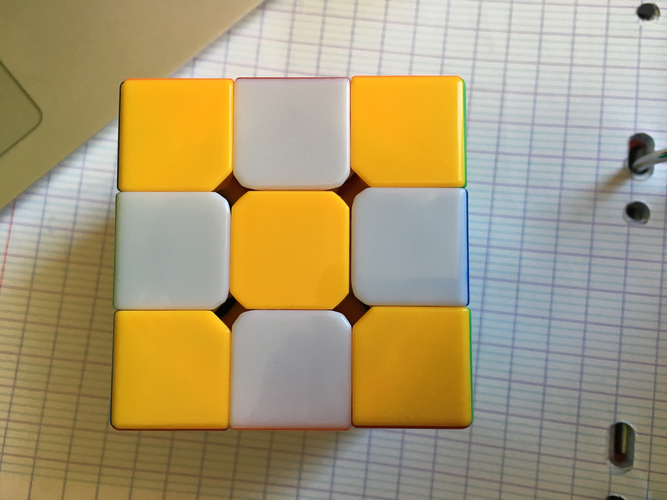
#> input picture bright.png, 667 x 500 px
$ python rubiks.py   (older library calls are emulated)
#> lines starting #> are read from the running program, lines starting #| are printed output that depends on the picture; after the words box and inside, x2 and y2 are one past the last pixel; in counts of white or black regions, pixels touching at a corner belong together
import numpy as np
import cv2
from cv2 import *

im = cv2.imread('bright.png')
#> im is the input picture: shape (500, 667, 3); mean B, G, R 117, 154.3, 169.7
im = cv2.bilateralFilter(im,9,75,75)
im = cv2.fastNlMeansDenoisingColored(im,None,10,10,7,21)
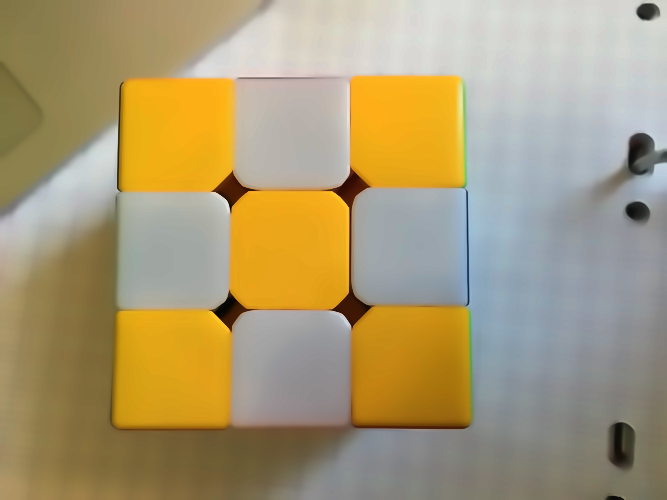
#> im: shape (500, 667, 3); mean B, G, R 116.6, 154.5, 169.8
cv2.imshow("Show",im)

# il va falloir choisir un "color space" qui convient pour mieux traiter les couleurs

# XYZ image
xyz_img = cv2.cvtColor(im, cv2.COLOR_BGR2XYZ)
#> xyz_img: shape (500, 667, 3); mean of channels 0, 1, 2 146.3, 155, 132.5
cv2.imshow("XYZ", xyz_img)
cv2.imwrite("xyz.jpg", xyz_img)

# HSV image
hsv_img = cv2.cvtColor(im, cv2.COLOR_BGR2HSV)
#> hsv_img: shape (500, 667, 3); mean H, S, V 44.9, 85.7, 174.5
cv2.imshow("HSV", hsv_img)
cv2.imwrite("hsv.jpg", hsv_img)

# HLS image
hls_img = cv2.cvtColor(im, cv2.COLOR_BGR2HLS)
#> hls_img: shape (500, 667, 3); mean of channels 0, 1, 2 44.8, 143.6, 75.8
cv2.imshow("HLS", hls_img)
cv2.imwrite("hls.jpg", hls_img)

# LAB image
lab_img = cv2.cvtColor(im, cv2.COLOR_BGR2LAB)
#> lab_img: shape (500, 667, 3); mean of channels 0, 1, 2 164.3, 130.3, 148.3
cv2.imshow("LAB", lab_img)
cv2.imwrite("lab.jpg", lab_img)

# LUV image
luv_img = cv2.cvtColor(im, cv2.COLOR_BGR2LUV)
#> luv_img: shape (500, 667, 3); mean of channels 0, 1, 2 163.8, 105.8, 156.9
cv2.imshow("LUV", luv_img)
cv2.imwrite("luv.jpg", luv_img)

# YCrCb image
ycrcb_img = cv2.cvtColor(im, cv2.COLOR_BGR2YCrCb)
#> ycrcb_img: shape (500, 667, 3); mean of channels 0, 1, 2 154.7, 138.8, 106.5
cv2.imshow("YCrCb", ycrcb_img)
cv2.imwrite("ycrcb.jpg", ycrcb_img)


COLOR_MIN = np.array([17, 99, 140],np.uint8)       # HSV color code lower and upper bounds
COLOR_MAX = np.array([68, 255, 255],np.uint8)       # color yellow

frame_threshed = cv2.inRange(hsv_img, COLOR_MIN, COLOR_MAX)     # Thresholding image
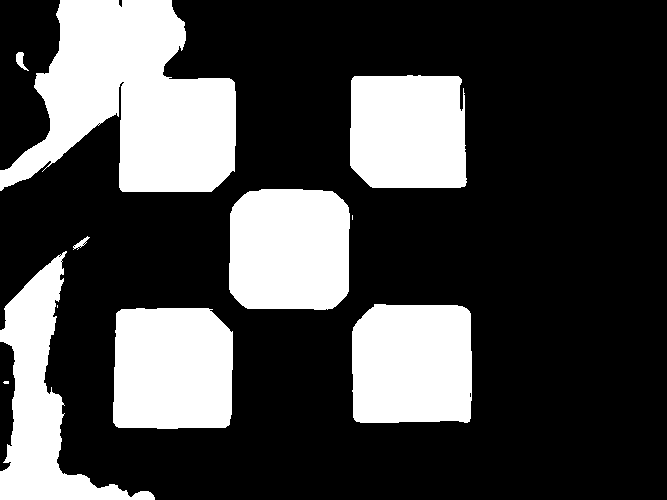
#> frame_threshed: shape (500, 667); 28.2% white; 11 white regions (3 under 20 px)
ret,thresh = cv2.threshold(frame_threshed,127,255,0)
_, contours, hierarchy = cv2.findContours(thresh,cv2.RETR_TREE,cv2.CHAIN_APPROX_SIMPLE)
#> contours = 22 contours, 14 with area under 20; largest, box (x1, y1, x2, y2) and area: (0, 0, 236, 192) 27428, (113, 308, 233, 429) 13576, (229, 189, 350, 310) 13456, (352, 304, 472, 423) 13446, (350, 75, 467, 188) 12279, (0, 251, 155, 500) 11819, (16, 52, 29, 71) 90, (73, 236, 90, 250) 62
#print(type(contours))
#print(contours)
for contour in contours:
    x,y,w,h = cv2.boundingRect(contour)
    print(x,y)
    cv2.rectangle(im,(x,y),(x+w,y+h),(0,255,0),2)
#> this loop made 22 passes
#> (contour, x, y, w, h) on passes 3, 7, 8, 9, 11, 12, 13, 14, 15, 16, 21: ([[57, 305], [57, 307]], 57, 305, 1, 3), ([[60, 261], [61, 260], [62, 261], [61, 262]], 60, 260, 3, 3), ([[58, 256], [59, 255], [60, 256], [59, 257]], 58, 255, 3, 3), ([[59, 255], [60, 254], [61, 255], [60, 256]], 59, 254, 3, 3), ([[79, 246], [80, 245], [81, 246], [80, 247]], 79, 245, 3, 3), ([[73, 246], [74, 245], [75, 246], [74, 247]], 73, 245, 3, 3), ([[82, 244], [83, 243], [84, 244], [83, 245]], 82, 243, 3, 3), ([[83, 243], [84, 242], [85, 243], [84, 244]], 83, 242, 3, 3), ([[84, 242], [85, 241], [86, 242], [85, 243]], 84, 241, 3, 3), ([[352, 215], [352, 219]], 352, 215, 1, 5), ([[97, 124], [98, 123], [99, 124], [98, 125]], 97, 123, 3, 3)
#> (x, y, w, h) on passes 1, 2, 4, 5, 6, 10: (3, 381, 6, 3), (113, 308, 120, 121), (352, 304, 120, 119), (469, 392, 3, 6), (0, 251, 155, 249), (73, 236, 17, 14)
#| 3 381
#| 113 308
#| 57 305
#| 352 304
#| 469 392
#| 0 251
#| 60 260
#| 58 255
#> (further printed lines are left out)
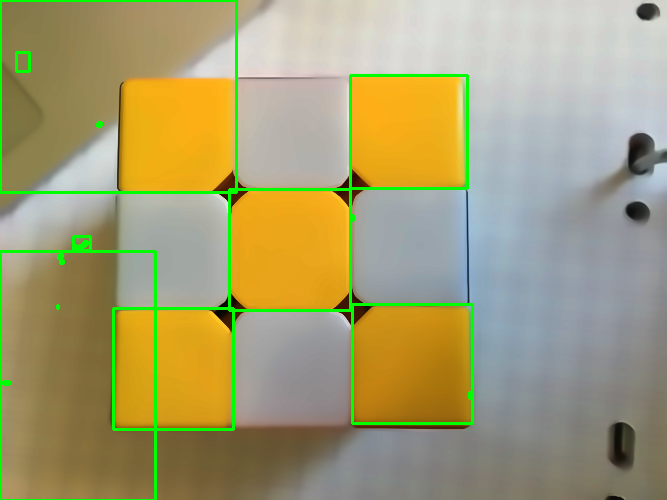
#> im: shape (500, 667, 3); 3.08% of pixels changed, all inside (x1, y1, x2, y2) = (0, 0, 474, 500)
cv2.imshow("Show",im)
cv2.imwrite("extracted.jpg", im)
cv2.waitKey()
cv2.destroyAllWindows()

$ run again, with crop_quantization.png copied over bright.png
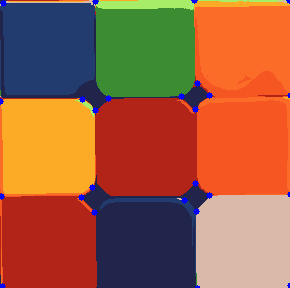
#> input picture crop_quantization.png, 290 x 288 px
#> im is the input picture: shape (288, 290, 3); mean B, G, R 64.1, 94.7, 158.4
#> xyz_img: shape (288, 290, 3); mean of channels 0, 1, 2 110.5, 105.9, 74.5
#> hsv_img: shape (288, 290, 3); mean H, S, V 39.2, 181.7, 182.3
#> hls_img: shape (288, 290, 3); mean of channels 0, 1, 2 39.2, 115.7, 174.3
#> lab_img: shape (288, 290, 3); mean of channels 0, 1, 2 125.6, 153, 157.5
#> luv_img: shape (288, 290, 3); mean of channels 0, 1, 2 125.1, 135.5, 159.1
#> ycrcb_img: shape (288, 290, 3); mean of channels 0, 1, 2 110.2, 162.4, 101.6
#> `frame_threshed = cv2.inRange(hsv_img, COLOR_MIN, COLOR_MAX)`:
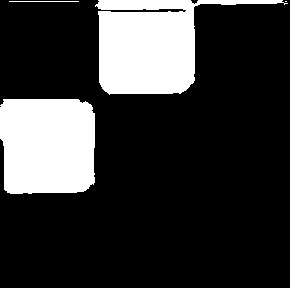
#> frame_threshed: shape (288, 290); 21.2% white; 4 white regions (1 under 20 px)
#> contours = 4 contours, 2 with area under 20; largest, box (x1, y1, x2, y2) and area: (95, 0, 288, 95) 8696, (0, 99, 95, 194) 8359
#> the loop `for contour in contours:` made 4 passes
#> (x, y, w, h) on passes 1, 4: (0, 99, 95, 95), (95, 0, 193, 95)
#> (printed output is left out)
#> after the loop `for contour in contours:`:
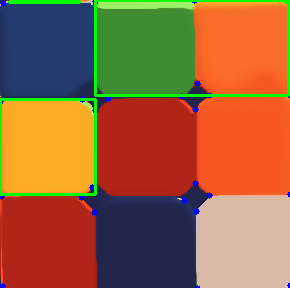
#> im: shape (288, 290, 3); mean B, G, R 61.3, 99.3, 152.8

$ run again, with cube.png copied over bright.png
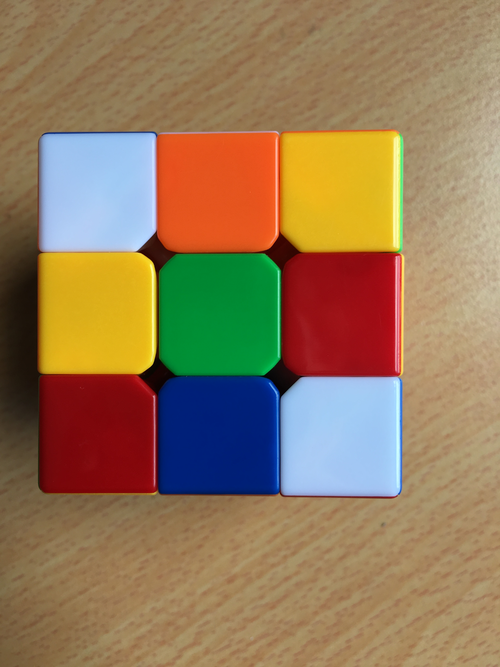
#> input picture cube.png, 500 x 667 px
#> im is the input picture: shape (667, 500, 3); mean B, G, R 88.7, 121.5, 147.9
#> xyz_img: shape (667, 500, 3); mean of channels 0, 1, 2 120.2, 124.4, 101
#> hsv_img: shape (667, 500, 3); mean H, S, V 43.8, 142, 165.1
#> hls_img: shape (667, 500, 3); mean of channels 0, 1, 2 44.3, 119.8, 127
#> lab_img: shape (667, 500, 3); mean of channels 0, 1, 2 137.6, 136.7, 150.9
#> luv_img: shape (667, 500, 3); mean of channels 0, 1, 2 137.1, 113.3, 158.9
#> ycrcb_img: shape (667, 500, 3); mean of channels 0, 1, 2 125.4, 143.9, 107.1
#> `frame_threshed = cv2.inRange(hsv_img, COLOR_MIN, COLOR_MAX)`:
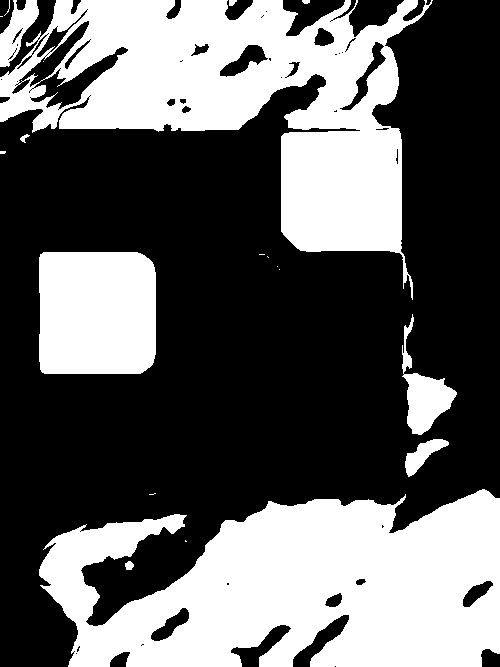
#> frame_threshed: shape (667, 500); 38.7% white; 20 white regions (10 under 20 px)
#> contours = 102 contours, 70 with area under 20; largest, box (x1, y1, x2, y2) and area: (39, 489, 500, 667) 58602, (0, 0, 433, 300) 56194, (39, 252, 156, 374) 13766, (402, 314, 457, 435) 2181, (30, 46, 129, 110) 1788
#> the loop `for contour in contours:` made 102 passes
#> (x, y, w, h) on passes 1, 3, 4, 7, 9, 10, 11, 12: (125, 561, 9, 9), (149, 493, 7, 2), (39, 489, 461, 178), (76, 645, 5, 8), (141, 643, 4, 3), (150, 607, 40, 35), (324, 592, 19, 16), (226, 582, 4, 4)
#> (printed output is left out)
#> after the loop `for contour in contours:`:
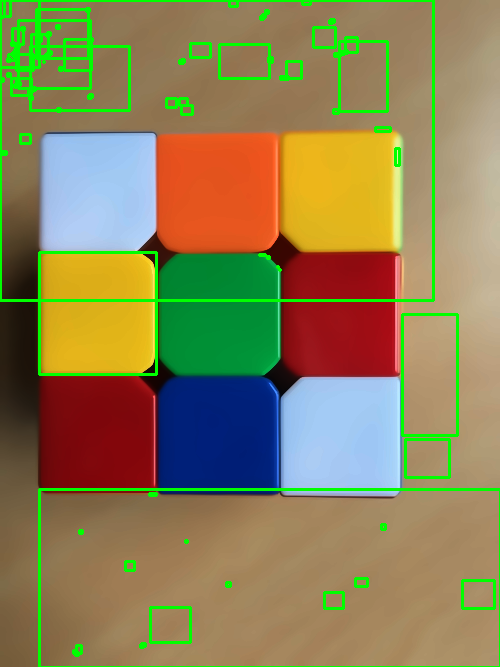
#> im: shape (667, 500, 3); mean B, G, R 83.9, 128.5, 140
